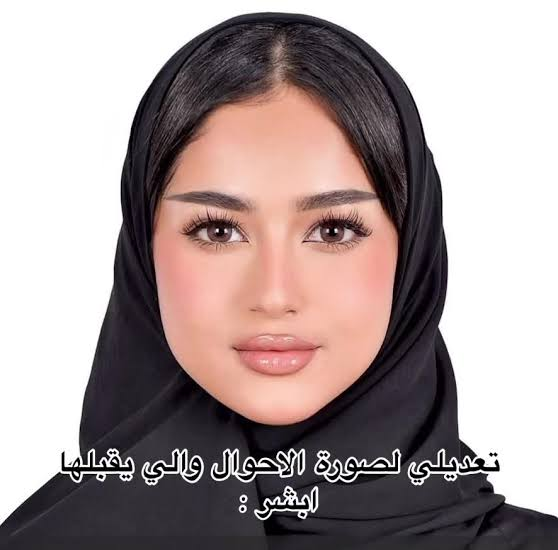
#> input picture njod.jpg, 558 x 550 px
$ python -i app.py   (imports and definitions only)
#> lines starting #> are read from the running program, lines starting #| are printed output that depends on the picture
#> further down, picture is the input picture: shape (550, 558, 3); mean B, G, R 153.3, 153.9, 167.8
import streamlit as st
import cv2
import numpy as np
import pandas as pd
from datetime import datetime
import os
import socket

# إعدادات الصفحة الأساسية
# [1 line not run here, left out]

DB_PATH = "knowledge_base"
LOG_FILE = "attendance_log.csv"
FACES_DIR = "registered_faces"

# [2 lines not run here, left out]

INSTITUTE_IP_PREFIX = "192.168"

TRAINER_ID = "1120491764"
TRAINER_PASSWORD = "Runoo123"

# --- دالة فحص الإضاءة والوضوح (تمنع التقاط الصور في الظلام) ---
# [10 lines left out: function check_image_lighting, not called in this run]

# --- دالة استخراج الملامح الأساسية ---
def extract_features(img):
    gray = cv2.cvtColor(img, cv2.COLOR_BGR2GRAY)
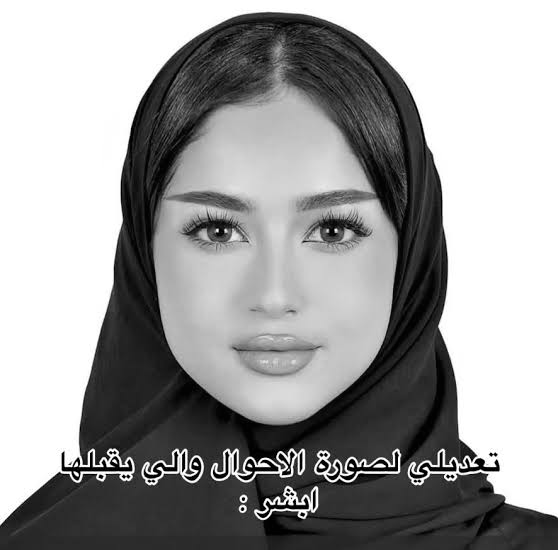
#> gray: shape (550, 558); min 0, max 255, mean 158
    h, w = gray.shape
#> h = 550; w = 558
    crop_h, crop_w = int(h * 0.7), int(w * 0.7)
#> crop_h = 385; crop_w = 390
    start_y, start_x = (h - crop_h) // 2, (w - crop_w) // 2
#> start_y = 82; start_x = 84
    face_crop = gray[start_y:start_y+crop_h, start_x:start_x+crop_w]
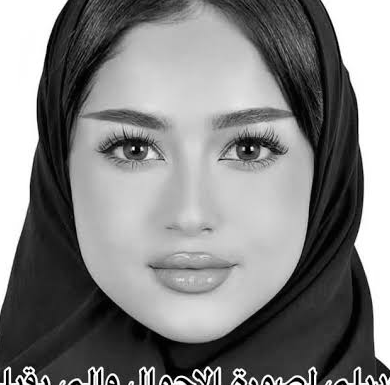
#> face_crop: shape (385, 390); min 0, max 255, mean 130.1
    face_resized = cv2.resize(face_crop, (128, 128))
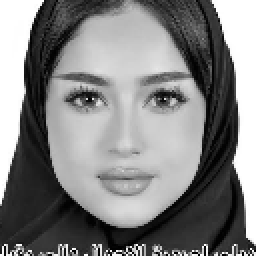
#> face_resized: shape (128, 128) (shown 2 times larger); min 0, max 255, mean 130.1
    hist = cv2.calcHist([face_resized], [0], None, [256], [0, 256])
#> hist = 256 values, max 1835 at index 255, min 2 at index 224, mean 64
    cv2.normalize(hist, hist, alpha=0, beta=1, norm_type=cv2.NORM_MINMAX)
    return hist

# --- دالة تسجيل وحضور النظام الأساسي ---
# [46 lines left out: functions process_smart_attendance, get_user_ip, is_connected_to_institute_network, not called in this run]

TRANSLATIONS = {
    "AR": {
        "title": "🎓 نظام تحضير المتدربين الذكي - حاضر AI",
        "trainer_header": "👩‍🏫 إشراف المدربة: رنيم جريبي",
        "menu_student": "بوابة المتدرب/ة (تسجيل دخول)",
        "menu_attendance": "تسجيل الحضور الذكي",
        "menu_admin": "منصة المدربة (لوحة التحكم الإحصائية)",
        "student_portal": "🔐 بوابة المتدرب/ة الإلكترونية",
        "enter_id_login": "أدخل/ي رقم الهوية الوطنية / الإقامة:",
        "welcome": "أهلاً بك يا",
        "attended_days": "✅ أيام الحضور المسجلة",
        "absent_days": "❌ أيام الغياب التقديرية",
        "records_detail": "📅 سجل حضورك بالتفصيل:",
        "no_records": "لم يتم تسجيل أي حالة حضور لك حتى الآن.",
        "not_found": "رقم الهوية غير مسجل في قاعدة بيانات المعهد!",
        "select_subject": "اختر/ي المستوى التدريبي (Course Level):",
        "step2": "🔒 خطوة 2: التحقق الذكي ومطابقة الوجه",
        "network_success": "🌐 اتصال آمن: أنت متصل بشبكة المعهد الداخلية",
        "network_error": "❌ تنبيه أمني: يجب الاتصال بشبكة المعهد الداخلية للتمكن من التحضير!",
        "capture_btn": "تأكيد تسجيل الحضور والمطابقة",
        "admin_title": "📊 منصة المدربة رنيم جريبي - تحليلات وإحصائيات الحضور",
        "trainer_id_label": "رقم هوية المدربة:",
        "trainer_pass_label": "كلمة المرور الخاصة بالمدربة:",
        "download_csv": "📥 تحميل سجل الحضور المصفى (CSV)",
        "total_attendance": "إجمالي حالات الحضور المسجلة",
        "unique_students": "عدد المتدربين النشطين",
        "subject_chart": "📈 توزيع الحضور حسب مستويات اللغة الإنجليزية"
    },
    "EN": {
        "title": "🎓 Smart Attendance System - Hader AI",
        "trainer_header": "👩‍🏫 Supervised by Trainer: Raneem Jareebi",
        "menu_student": "Trainee Portal (Login)",
        "menu_attendance": "Smart Attendance Check-in",
        "menu_admin": "Trainer Platform (Analytics Dashboard)",
        "student_portal": "🔐 Trainee Electronic Portal",
        "enter_id_login": "Enter National ID / Iqama Number:",
        "welcome": "Welcome,",
        "attended_days": "✅ Attended Days",
        "absent_days": "❌ Estimated Absent Days",
        "records_detail": "📅 Detailed Attendance History:",
        "no_records": "No attendance records found yet.",
        "not_found": "National ID is not registered in the system!",
        "select_subject": "Select Course Level:",
        "step2": "🔒 Step 2: Smart Face Matching",
        "network_success": "🌐 Secure Network: Connected to Institute Wi-Fi",
        "network_error": "❌ Security Alert: You must connect to Institute Wi-Fi to check in!",
        "capture_btn": "Confirm Attendance & Verification",
        "admin_title": "📊 Trainer Raneem Jareebi Platform - Master Logs & Analytics",
        "trainer_id_label": "Trainer ID Number:",
        "trainer_pass_label": "Trainer Password:",
        "download_csv": "📥 Download Attendance Log (CSV)",
        "total_attendance": "Total Attendance Logs",
        "unique_students": "Active Trainees",
        "subject_chart": "📈 Attendance Distribution by English Levels"
    }
}

# [1 line not run here, left out]
# [1 line that did not run here, left out]
# [1 line that did not run here, left out]
# [1 line that did not run here, left out]

# [1 line that did not run here, left out]
# [1 line that did not run here, left out]

SUBJECTS = ["English Level 1", "English Level 2", "English Level 3", "English Level 4", "English Level 5"]
STUDENTS_DB = {"1120491764": "رنيم حسن جريبي"}

# [12 lines left out: function load_attendance_log, not called in this run]

# [107 lines not run here, left out]

>>> import cv2
>>> picture = cv2.imread('njod.jpg')
>>> result = extract_features(picture)
#> result = 256 values, max 1 at index 255, min 0 at index 224, mean 0.0338
